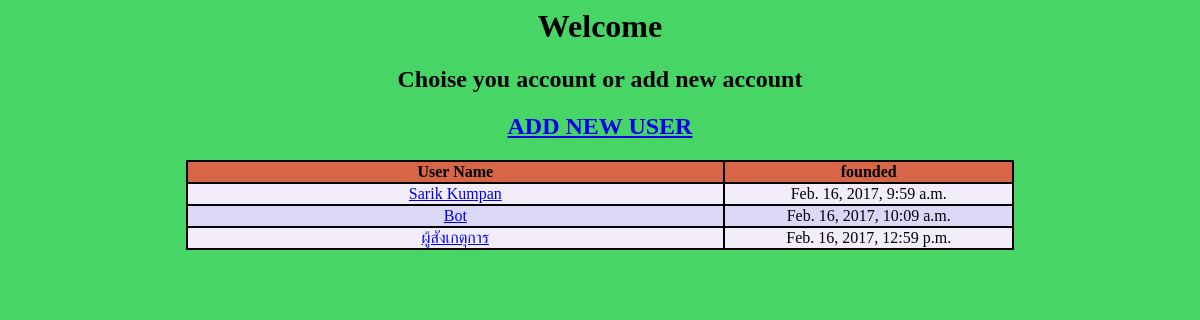
The app's page /accounting/ with its own data.
### accounting/models.py (models this page shows, shortened)
class User(models.Model):
    user_name = models.CharField(max_length=60)
    founded = models.DateTimeField('date founded')

### accounting/views.py (the view)
class IndexView(generic.ListView): #for show home page that show all user
    model = User
    template_name = 'accounting/index.html'
    context_object_name = 'user_list'

### accounting/templates/accounting/index.html (shortened to what this page needs)
<head>
</head>
<body style="background-color:#47d666">
<center>
<h1> Welcome </h1>
<h2> Choise you account or add new account </h2>
<a href="{% url 'accounting:add_user_page' %}"><h2>ADD NEW USER</h2></a>
{% if user_list %}
    <table>
    	<tr>
			<th class="user">User Name</th>
			<th>founded</th>
		</tr>
	{% for user in user_list %}
        <tr>
		    <td><a href="{% url 'accounting:user_book' pk=user.id %}">{{user.user_name}}</a></td>
            <td style="text-align:center">{{user.founded}}</td>
        </tr>
	{% endfor %}
{% endif %}
</table>
</center>
</body>

### accounting/templates/accounting/index.html (style rules this page uses)
th, th.user { border: 2px solid black; background-color: #d66647; border-collapse: collapse }
th.user { width: 65%; }
table { width:70%; border: 2px solid black; border-collapse: collapse; }
td { text-align:center; border: 2px solid black; }
tr:nth-child(odd) { background-color: #dad8f6; }
tr:nth-child(even) { background-color: #f1edfb; }

### records on screen
User: user_name "Sarik Kumpan", founded "Feb. 16, 2017, 9:59 a.m."
User: user_name "Bot", founded "Feb. 16, 2017, 10:09 a.m."
User: user_name "ผู้สังเกตุการ", founded "Feb. 16, 2017, 12:59 p.m."
